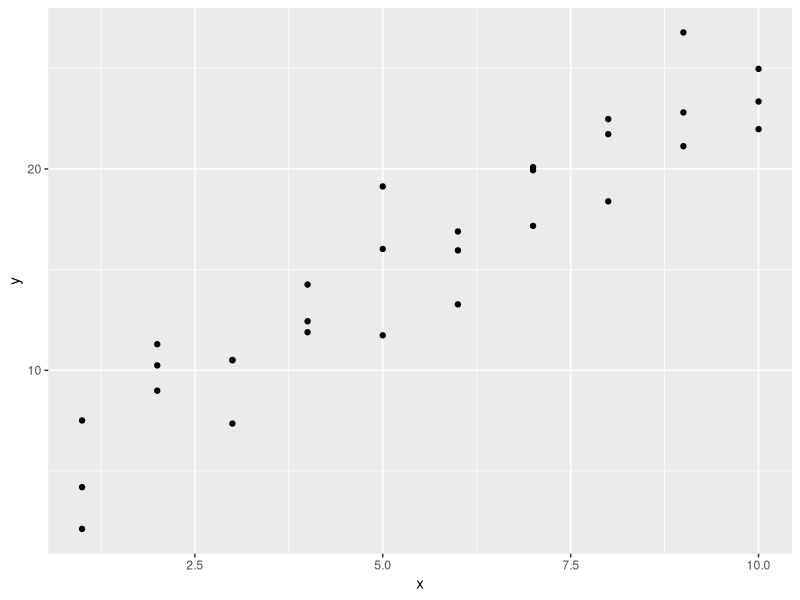
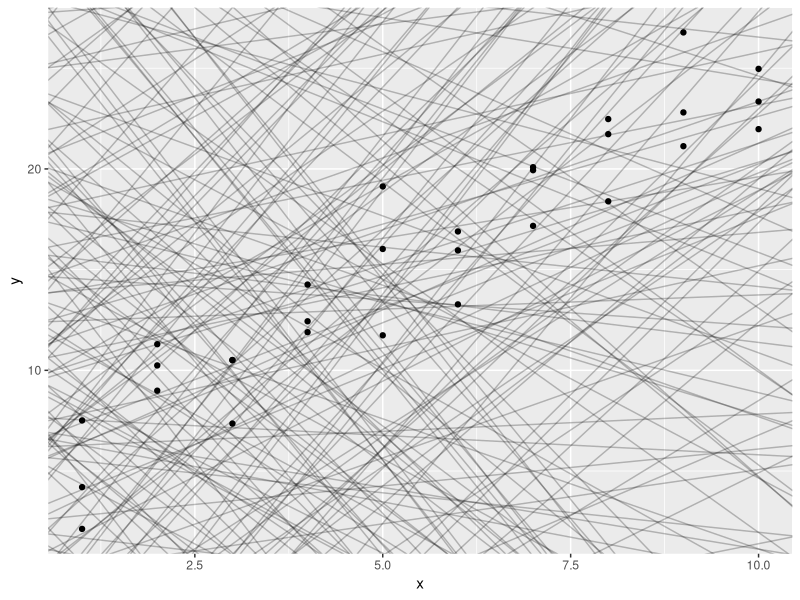
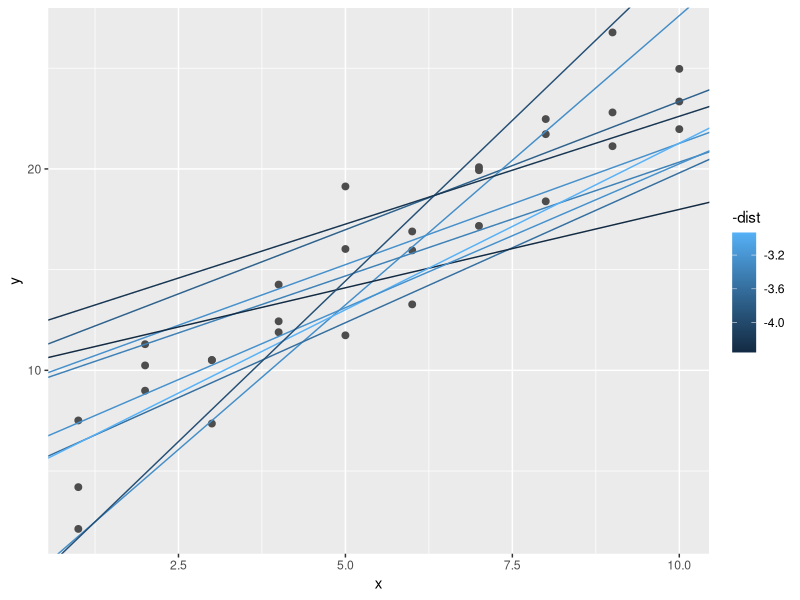
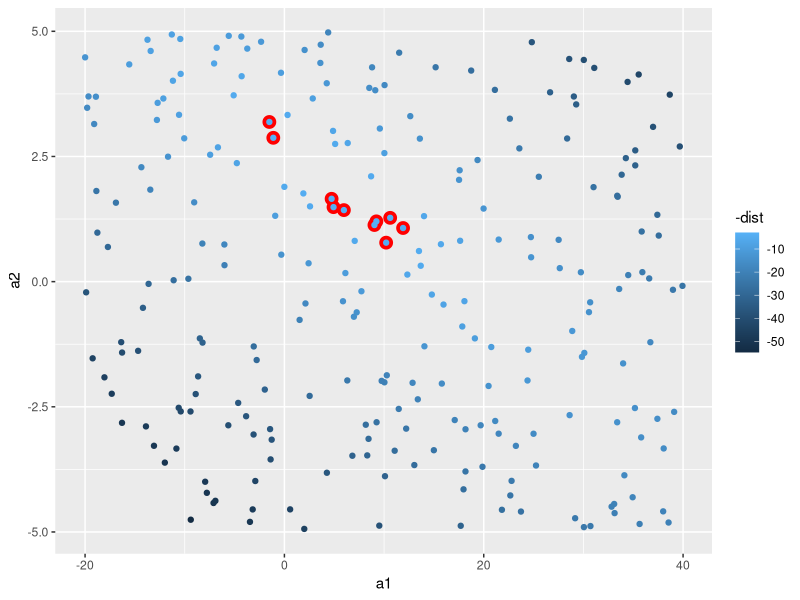
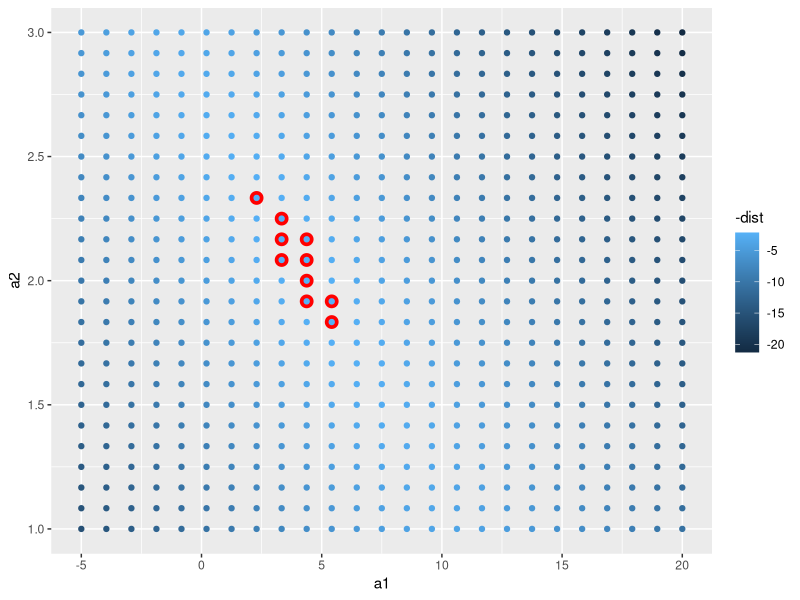
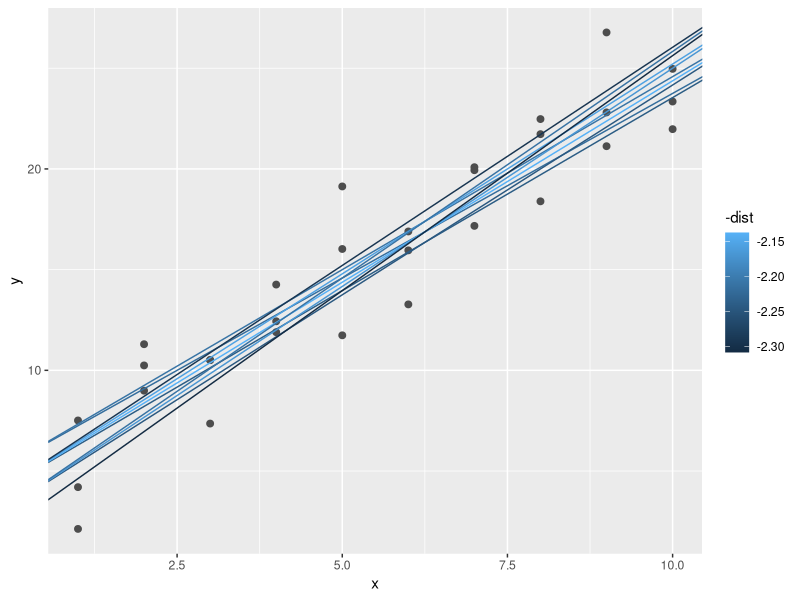
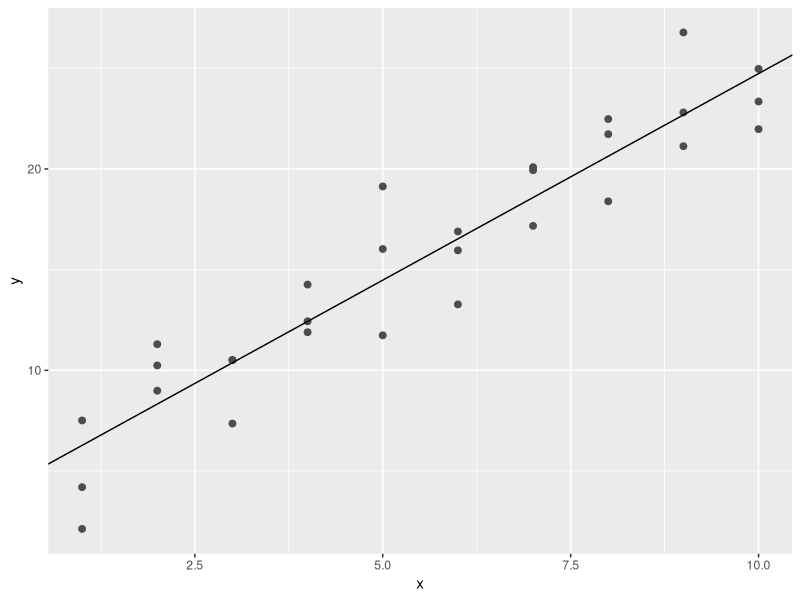
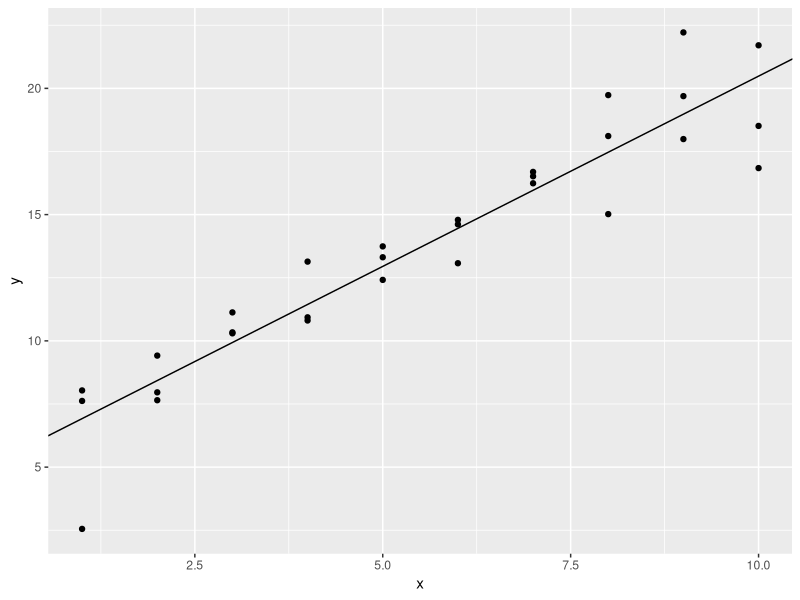

Recreate these plots in R, in order. (Note: this script raises an error after producing the figures.)
library(tidyverse)
library(modelr)
options(na.action = na.warn)

ggplot(sim1, aes(x, y)) +
  geom_point()

#randomly generate models
models <- tibble(
  a1 = runif(250, -20, 40),
  a2 = runif(250, -5, 5)
)

ggplot(sim1, aes(x, y)) +
  geom_abline(
    aes(intercept = a1, slope = a2),
    data = models, alpha = 1/4
) +
  geom_point()

#model y prediction (linear slope)
model1 <- function(a, data) {
  a[1] + data$x * a[2]
}

model1(c(7, 1.5), sim1)

#rms'ing it
measure_distance <- function(mod, data) {
  diff <- data$y - model1(mod, data)
  sqrt(mean(diff ^2))
}
measure_distance(c(7, 1.5), sim1)

#helper function to run modelling across lots of models
sim1_dist <- function(a1, a2) {
  measure_distance(c(a1, a2), sim1)
}

models <- models %>% 
  mutate(dist = purrr::map2_dbl(a1, a2, sim1_dist))
models

#overlay top 10 best models
ggplot(sim1, aes(x, y)) +
  geom_point(size = 2, color = "grey30") +
  geom_abline(
    aes(intercept = a1, slope = a2, color = -dist),
    data = filter(models, rank(dist) <= 10)
  )

#show models and distance
ggplot(models, aes(a1, a2)) +
  geom_point(
    data = filter(models, rank(dist) <= 10),
    size = 4, color = "red"
  ) +
  geom_point(aes(color = -dist))

##doing a grid version
grid <- expand.grid(
  a1 = seq(-5, 20, length = 25),
  a2 = seq(1, 3, length = 25)
) %>% 
  mutate(dist = purrr::map2_dbl(a1, a2, sim1_dist))

grid %>% 
  ggplot(aes(a1, a2)) +
  geom_point(
    data = filter(grid, rank(dist) <= 10),
    size = 4, color = "red"
  ) +
  geom_point(aes(color = -dist))

#overlay back onto data
ggplot(sim1, aes(x, y)) +
  geom_point(size = 2, color = "grey30") +
  geom_abline(
    aes(intercept = a1, slope = a2, color = -dist),
    data = filter(grid, rank(dist) <= 10)
  )

#optimisation of model using Newton-Raphson
best <- optim(c(0, 0), measure_distance, data = sim1)
best$par

ggplot(sim1, aes(x, y)) +
  geom_point(size = 2, color = "grey30") +
  geom_abline(intercept = best$par[1], slope = best$par[2])

##using lm
sim1_mod <- lm(y ~ x, data = sim1)
coef(sim1_mod)

#exercises p 353
#1
sim1a <- tibble(
  x = rep(1:10, each = 3),
  y = x * 1.5 + 6 + rt(length(x), df = 2)
)
sim1a_mod <- lm(y ~ x, data = sim1a)
sim1a_coef <- coef(sim1a_mod)

ggplot(sim1a, aes(x, y)) +
  geom_point() +
  geom_abline(intercept = sim1a_coef[1], slope = sim1a_coef[2])
#outliers do affect the slope

#2
#ame ing it
#model y prediction (linear slope)
make_prediction <- function(a, data) {
  a[1] + data$x * a[2]
}

measure_distance <- function(mod, data) {
  diff <- data$y - make_prediction(mod, data)
  mean(abs(diff))
}
best <- optim(c(0, 0), measure_distance, data = sim1a)

ggplot(sim1a, aes(x, y)) +
  geom_point() +
  geom_abline(intercept = sim1a_coef[1], slope = sim1a_coef[2]) +
  geom_abline(intercept = best$par[1], slope = best$par[2], colour="red",size=2)

#3
#a third dimension - where one vaue is essentially dependent on another and will be different dependent on what one of the two (x^0) variables is allocated
#so an infinite number of combinations with the two values

#visualising models
#grid of values
grid <- sim1 %>% 
  data_grid(x)
grid
sim1

grid <- grid %>% 
  add_predictions(sim1_mod)
grid

ggplot(sim1, aes(x)) +
  geom_point(aes(y = y)) +
  geom_line(
    aes(y = pred),
    data = grid,
    color = "red",
    size = 1
  )

##residuals
sim1_res <- sim1 %>%
  add_residuals(sim1_mod)
sim1_res

ggplot(sim1_res, aes(resid)) +
  geom_freqpoly(binwidth = 0.5)

#recreating plot with residuals
ggplot(sim1_res, aes(x, resid)) +
  geom_ref_line(h = 0) +
  geom_point()

#ex pe 358
#1
loess_mod <- loess(y ~ x, data = sim1)
grid <- sim1 %>% 
  add_predictions(loess_mod)
grid
ggplot(grid) +
  geom_point(aes(x, y)) +
  geom_line(aes(x, pred, color='red')) +
  geom_smooth(aes(x, y, color="blue"))
###it looks like the prediction with loess is the same as geom_smooth

linear_mod <- lm(y ~ x, data = sim1)
grid2 <- sim1 %>% 
  add_predictions(linear_mod)
grid2
ggplot(grid2) +
  geom_point(aes(x, y)) +
  geom_line(aes(x, pred, color='red')) +
  geom_smooth(aes(x, y, color="blue"))

#2
?add_predictions
?gather_predictions

grid3 <- sim1 %>% 
  spread_predictions(loess_mod, linear_mod)
grid3

grid4 <- sim1 %>% 
  gather_predictions(loess_mod, linear_mod)
grid4

#3
?geom_ref_line
ggplot(grid2) +
  geom_point(aes(x, y)) +
  geom_line(aes(x, pred, color='red')) +
  geom_ref_line(h = 15)

grid2a <- grid2 %>% 
  add_residuals(loess_mod)
grid2a
ggplot(grid2a) +
  geom_point(aes(x, resid)) +
  geom_ref_line(h=0)

#4
ggplot(grid2a) +
  geom_freqpoly(aes(resid))

#formulas
#model matrix shows the conversion of formula to function
df <- tribble(
  ~y,   ~x1,    ~x2,
  4,      2,     5,
  5,      1,     6
)
model_matrix(df, y ~ x1)

#explicity drop column using -1
model_matrix(df, y ~ x1 - 1)
model_matrix(df, y~x1 + x2)

df <- tribble(
  ~ sex,  ~ response,
  "male",   1,
  "female", 2,
  "male",   1
)
model_matrix(df, response ~ sex)

#sim2 dataset
ggplot(sim2) +
  geom_point(aes(x, y))

mod2 <- lm(y ~ x, data = sim2)
grid <- sim2 %>% 
  data_grid(x) %>% 
  add_predictions(mod2)
grid

#visualise predictions
ggplot(sim2, aes(x)) +
  geom_point(aes(y = y)) +
  geom_point(
    data = grid,
    aes(y = pred),
    color = "red",
    size = 4
  )

#you cannot make predictions about levels that you didn't observe
tibble(x= "e") %>% 
  add_predictions(mod2)

#continuous + categorical
ggplot(sim3, aes(x1, y)) +
  geom_point(aes(color = x2))

sim3

#independent model
mod1 <- lm(y ~ x1 + x2, data = sim3)
#interaction model
mod2 <- lm(y ~ x1 * x2, data = sim3)

grid <- sim3 %>% 
  data_grid(x1, x2) %>% 
  gather_predictions(mod1, mod2)
grid

ggplot(sim3, aes(x1, y, color = x2)) +
  geom_point() +
  geom_line(data = grid, aes(y = pred)) +
  facet_wrap(~ model)

#map residuals
sim3 <- sim3 %>% 
  gather_residuals(mod1, mod2)

ggplot(sim3, aes(x1, resid, color = x2)) +
  geom_point() +
  facet_grid(model ~ x2)

#continuous interaction
#independent model
mod1 <- lm(y ~ x1 + x2, data = sim4)
#interaction model
mod2 <- lm(y ~ x1 * x2, data = sim4)

grid <- sim4 %>% 
  data_grid(
    x1 = seq_range(x1, 5), 
    x2 = seq_range(x2, 5)) %>% 
  gather_predictions(mod1, mod2)
grid

###seq range interesting values
seq_range(c(0.0123, 0.923423), n = 5)
seq_range(c(0.0123, 0.923423), n = 5, pretty=TRUE)

x1 <- rcauchy(100)
seq_range(x1, n = 5)
seq_range(x1, n = 5, trim = 0.1)
seq_range(x1, n = 5, trim = 0.25)
seq_range(x1, n = 5, trim = 0.5)

x2 <- c(0, 1)
seq_range(x2, n = 5)
seq_range(x2, n = 5, expand = 0.1)
seq_range(x2, n = 5, expand = 0.25)
seq_range(x1, n = 5, expand = 0.5)

#visualize: not so wonderful
ggplot(grid, aes(x1, x2)) +
  geom_tile(aes(fill = pred)) +
  facet_wrap(~ model)
#better - take slices (groups)
ggplot(grid, aes(x1, pred, color = x2, group = x2)) +
  geom_line() +
  facet_wrap(~ model)

ggplot(grid, aes(x2, pred, color = x1, group = x1)) +
  geom_line() +
  facet_wrap(~ model)

#transformations
df <- tribble(
  ~y, ~x,
  1,  1, 
  2,  2, 
  3,  3
)

#interprets as multi variables, which are actually the same and weeds out redundancies
model_matrix(df, y ~ x^2 + x)
#interprets as transformation
model_matrix(df, y ~ I(x^2) + x)

#poly function
model_matrix(df, y ~ poly(x, 2))

#natural splines
library(splines)
model_matrix(df, y ~ ns(x, 2))

#example of approximating non-linear system
sim5 <- tibble(
  x = seq(0, 3.5 * pi, length = 50),
  y = 4 * sin(x) + rnorm(length(x))
)

ggplot(sim5, aes(x, y)) +
  geom_point()

#fit to data
mod1 <- lm(y ~ ns(x, 1), data = sim5)
mod2 <- lm(y ~ ns(x, 2), data = sim5)
mod3 <- lm(y ~ ns(x, 3), data = sim5)
mod4 <- lm(y ~ ns(x, 4), data = sim5)
mod5 <- lm(y ~ ns(x, 5), data = sim5)

grid <- sim5 %>% 
  data_grid(x = seq_range(x, n = 50, expand = 0.1)) %>% 
  gather_predictions(mod1, mod2, mod3, mod4, mod5, .pred = "y")

ggplot(sim5, aes(x, y)) +
  geom_point() +
  geom_line(data = grid, color = "red") +
  facet_wrap(~ model)
# extrapolation outside data range is very bad!

#exs p 371
#1 sim2 without intercept
#sim2 dataset
ggplot(sim2) +
  geom_point(aes(x, y))

mm1 <- model_matrix(sim2, y ~ x)
mm1a <- model_matrix(sim2, y ~ x - 1)

mod2a <- lm(y ~ x - 1, data = sim2)
grid <- sim2 %>% 
  data_grid(x) %>% 
  gather_predictions(mod2, mod2a)
grid

#visualise predictions
ggplot(sim2, aes(x)) +
  geom_point(aes(y = y)) +
  geom_point(
    data = grid,
    aes(y = pred),
    color = "red",
    size = 4
  )
#a very marginal impact on intercept on the categorical stuff

#2 model matrix investigations
model_matrix(sim3, y ~ x1 + x2)
sim3
jim <- sim3
model_matrix(sim3, y ~ x1 * x2)

model_matrix(sim4, y ~ x1 + x2)
sim4
model_matrix(sim4, y ~ x1 * x2)

#4
#continuous interaction
#independent model
mod1 <- lm(y ~ x1 + x2, data = sim4)
#interaction model
mod2 <- lm(y ~ x1 * x2, data = sim4)

s4r <- sim4 %>% 
  gather_residuals(mod1, mod2)
s4r

ggplot(s4r, aes(x1, x2)) +
  geom_tile(aes(fill = resid)) +
  facet_wrap(~ model)


ggplot(s4r, aes(x1, resid, color=model, group=model)) +
  geom_point() +
  facet_wrap(~x2) +
  geom_ref_line(h=0)

ggplot(s4r, aes(x2, resid, color=model, group=model)) +
  geom_point() +
  facet_wrap(~x1) +
  geom_ref_line(h=0)

#missing values
df <- tribble(
  ~x, ~y,
  1, 2.2,
  2, NA,
  3, 3.5,
  4, 8.3,
  NA, 10
)
mod <- lm(y ~ x, data = df)

mod <- lm(y ~ x, data = df, na.action = na.exclude)

nobs(mod)
